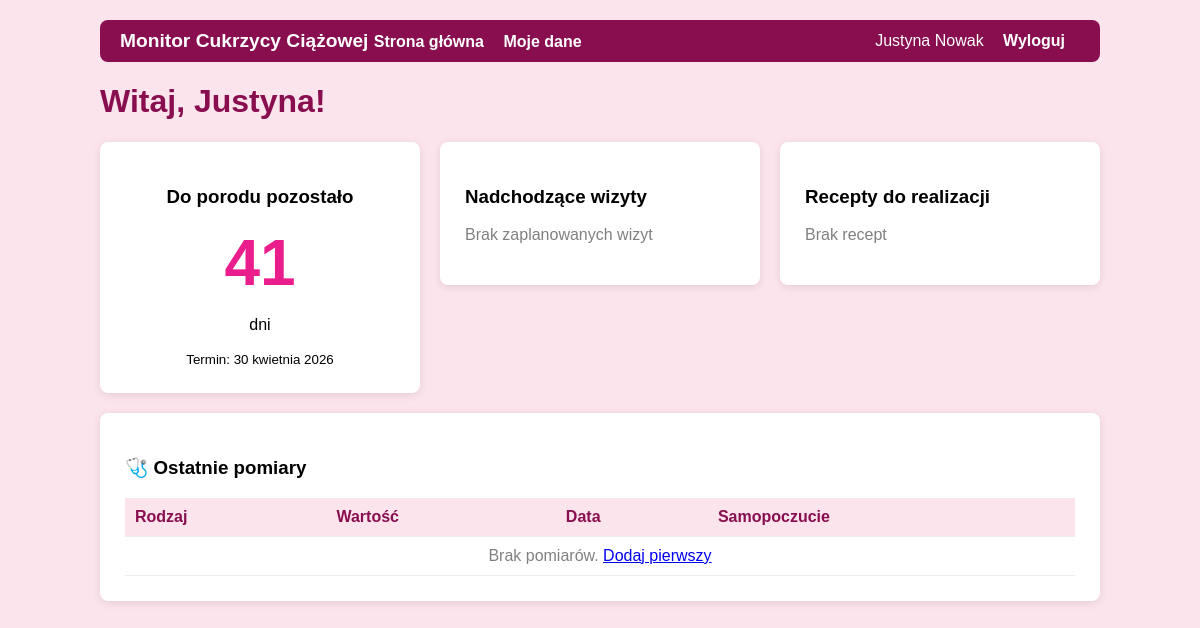
The app's page /dashboard/ (signed in) with its own data.
### monitor/models.py (models this page shows, shortened)
class Pacjentka(models.Model):
    uzytkownik = models.OneToOneField(
        User,
        on_delete=models.CASCADE
    )
    data_urodzenia = models.DateField()
    przewidywana_data_porodu = models.DateField()
    telefon = models.CharField(max_length=20, blank=True)
    class Meta:
        verbose_name = 'Pacjentka'
        verbose_name_plural = 'Pacjentki'

### monitor/decorators.py (the view)
    def wrapper(request, *args, **kwargs):
        if not request.user.is_authenticated:
            return redirect('login')
        if request.user.is_staff:
            return redirect('panel_lekarza')
        return view_func(request, *args, **kwargs)

### monitor/views.py (called while the page is built)
@tylko_pacjentka
def dashboard(request):
    pacjentka = request.user.pacjentka
    dzisiaj = timezone.now().date()
    dni_do_porodu = (pacjentka.przewidywana_data_porodu - dzisiaj).days
    nadchodzace_wizyty = WizytaLekarska.objects.filter(
        pacjentka=pacjentka,
        data_wizyty__gte=timezone.now(),
        odbyta=False
    )[:5]
    recepty = pacjentka.recepty.filter(do_zrealizowania=True)
    ostatnie_pomiary = pacjentka.pomiary.all()[:3]
    return render(request, 'monitor/dashboard.html', {
        'pacjentka': pacjentka,
        'dni_do_porodu': dni_do_porodu,
        'nadchodzace_wizyty': nadchodzace_wizyty,
        'recepty': recepty,
        'ostatnie_pomiary': ostatnie_pomiary,
    })

### monitor/templates/monitor/dashboard.html (shortened to what this page needs)
{% extends 'monitor/base.html' %}
{% block content %}
<h1>Witaj, {{ pacjentka.uzytkownik.first_name }}! </h1>
<div class="wiersz">
    <div class="kolumna">
        <div class="karta" style="text-align:center;">
            <h3>Do porodu pozostało</h3>
            <div style="font-size:4rem; font-weight:bold; color:#e91e8c;">
                {{ dni_do_porodu }}
            </div>
            <p>dni</p>
            <small>Termin: {{ pacjentka.przewidywana_data_porodu }}</small>
        </div>
    </div>
    <div class="kolumna">
        <div class="karta">
            <h3>Nadchodzące wizyty</h3>
            {% for wizyta in nadchodzace_wizyty %}
                <p><strong>{{ wizyta.specjalizacja }}</strong><br>
                {{ wizyta.data_wizyty|date:"d.m.Y H:i" }}<br>
                <small>{{ wizyta.miejsce }}</small></p>
            {% empty %}
                <p style="color:gray;">Brak zaplanowanych wizyt</p>
            {% endfor %}
        </div>
    </div>
    <div class="kolumna">
        <div class="karta">
            <h3>Recepty do realizacji</h3>
            {% for recepta in recepty %}
                <p><strong>{{ recepta.nazwa_leku }}</strong><br>
                <small>{{ recepta.dawkowanie }}</small></p>
            {% empty %}
                <p style="color:gray;">Brak recept</p>
            {% endfor %}
        </div>
    </div>
</div>
<div class="karta">
    <h3>🩺 Ostatnie pomiary</h3>
    <table>
        <thead>
            <tr>
                <th>Rodzaj</th><th>Wartość</th>
                <th>Data</th><th>Samopoczucie</th>
            </tr>
        </thead>
        <tbody>
            {% for p in ostatnie_pomiary %}
            <tr>
                <td>{{ p.get_typ_display }}</td>
                <td><strong>{{ p.wartosc }}</strong></td>
                <td>{{ p.data_pomiaru|date:"d.m.Y H:i" }}</td>
                <td>{{ p.get_samopoczucie_display|default:"–" }}</td>
            </tr>
            {% empty %}
            <tr>
                <td colspan="4" style="text-align:center; color:gray;">
                    Brak pomiarów.
                    <a href="{% url 'pomiary' %}">Dodaj pierwszy</a>
                </td>
            </tr>
            {% endfor %}
        </tbody>
    </table>
</div>
{% endblock %}

### monitor/templates/monitor/base.html (shortened to what this page needs)
<!DOCTYPE html>
<html lang="pl">
<head>
</head>
<body>
{% if user.is_authenticated %}
<nav>
    <div>
        <span style="color:white; font-size:1.2em; font-weight:bold;">
            Monitor Cukrzycy Ciążowej
        </span>
        {% if not user.is_staff %}
            <a href="{% url 'dashboard' %}"> Strona główna</a>
            <a href="{% url 'pomiary' %}"> Moje dane</a>
        {% else %}
            <a href="{% url 'panel_lekarza' %}"> Panel lekarza</a>
        {% endif %}
    </div>
    <div>
        <span style="color:white;">{{ user.first_name }} {{ user.last_name }}</span>
        <a href="{% url 'wyloguj' %}" style="margin-left:15px;">Wyloguj</a>
    </div>
</nav>
{% endif %}
{% block content %}{% endblock %}
</body>
</html>

### monitor/templates/monitor/base.html (style rules this page uses)
body { font-family: Arial, sans-serif; max-width: 1000px; margin: 0 auto; padding: 20px; background-color: #fce4ec; }
nav { background-color: #880e4f; padding: 10px 20px; border-radius: 8px; margin-bottom: 20px; display: flex; justify-content: space-between; align-items: center; }
nav a { color: white; text-decoration: none; margin-right: 15px; font-weight: bold; }
.karta { background: white; padding: 25px; border-radius: 8px; box-shadow: 0 2px 8px rgba(0,0,0,0.1); margin-bottom: 20px; }
h1, h2 { color: #880e4f; }
table { width: 100%; border-collapse: collapse; }
th, td { padding: 10px; text-align: left; border-bottom: 1px solid #eee; }
th { background-color: #fce4ec; color: #880e4f; }
.wiersz { display: flex; gap: 20px; }
.kolumna { flex: 1; }

### records on screen
Pacjentka: uzytkownik.first_name "Justyna", przewidywana_data_porodu "30 kwietnia 2026"

### other values on screen
{{ user.first_name }} "Justyna"
{{ user.last_name }} "Nowak"
